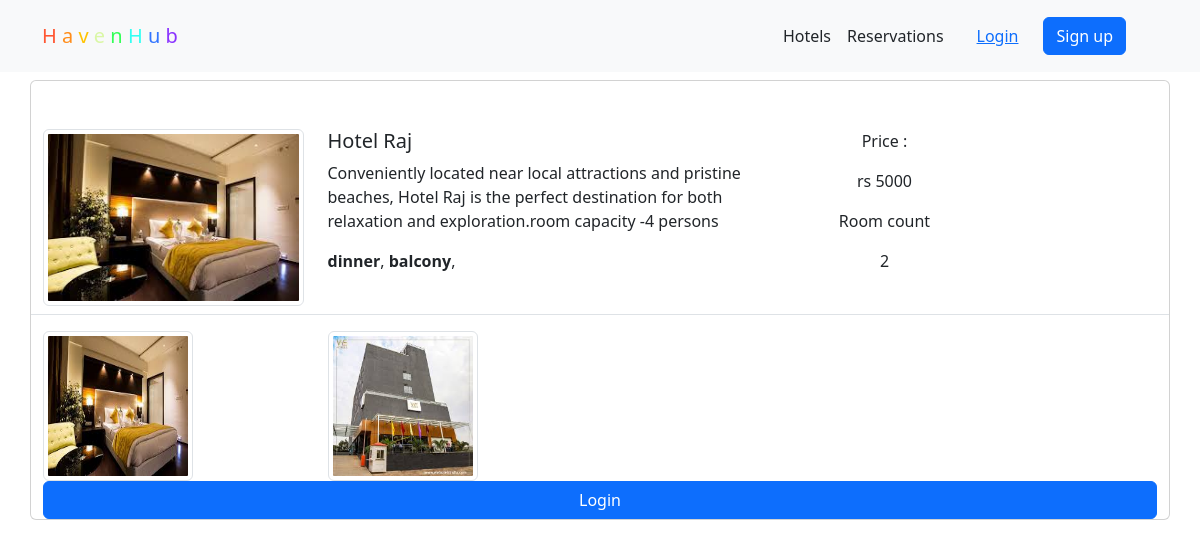
The page /hotel-detail/eab0a9415a7b4a6482ccd68a088f038c/ on the database its author committed.
### home/models.py (models this page shows, shortened)
class BaseModel(models.Model):
    uid=models.UUIDField(default=uuid.uuid4,editable=False,primary_key=True)
    created_at=models.DateField(auto_now_add=True)
    updated_at=models.DateField(auto_now_add=True)
    class Meta:
        abstract = True

class Hotel(BaseModel):
    hotel_name=models.CharField(max_length=100)
    hotel_price=models.IntegerField()
    description=models.TextField()
    place=models.TextField()
    amenities=models.ManyToManyField(Amenities)
    room_count=models.IntegerField(default=10)

class hotelimages(BaseModel):
    hotel=models.ForeignKey(Hotel,related_name="hotel_images",on_delete=models.CASCADE)
    images = models.ImageField(upload_to = "hotels")

class Amenities(BaseModel):
    amenity_name=models.CharField(max_length=100)

### home/views.py (the view, shortened to what this page needs)
# urls.py: path('hotel-detail/<uid>/', views.hotel_detail, name='hotel_detail'),
def hotel_detail(request, uid):
    hotel_obj = get_object_or_404(Hotel, uid=uid)
    return render(request, 'hotel_detail.html', {'hotel_obj': hotel_obj})

### templates/hotel_detail.html (shortened to what this page needs)
{% extends "layouts/struct.html" %}
{% block content %}
  <nav class="navbar navbar-expand-lg navbar-light bg-body-tertiary pt-3 pb-3 " >
    <div class="container">
      <a class="navbar-brand me-2" href="{% url 'index' %}">
        <span class="multicolor">
          <span style="color: #FF5733;">H</span>
          <span style="color: #FF8D1A;">a</span>
          <span style="color: #FFC300;">v</span>
          <span style="color: #DAF7A6;">e</span>
          <span style="color: #33FF57;">n</span>
          <span style="color: #33FFF3;">H</span>
          <span style="color: #3375FF;">u</span>
          <span style="color: #8A33FF;">b</span>
        </span>
      </a>
      <div class="d-flex align-items-center px-3">
        <a class="nav-link" href="{% url 'index' %}">Hotels</a>
          <a class="nav-link px-3" href="{% url 'reservation' %}">Reservations</a>
      <div class="d-flex align-items-center">
        {% if request.user.is_authenticated %}
          <span class="me-3 px-3">{{ request.user.username }}</span>
          <a data-mdb-ripple-init class="btn btn-dark px-3" href="{% url 'logout' %}" role="button">
            Logout
          </a>
        {% else %}
            <a href="{% url 'login' %}" class="btn btn-link px-3 me-2">Login</a>
            <a href="{% url 'register' %}" class="btn btn-primary me-3">Sign up</a>
        {% endif %}
      </div>
    </div>
  </div>
  </nav>
<div class="container mt-2 pt-5 card">
    <div class="row search-card-result">
        <div class="col-md-3 ">
            <img class="img-thumbnail" src="/media/{{ hotel_obj.hotel_images.first.images }}" alt="Card image cap">
        </div>
        <div class="col-md-5">
            <h5>{{ hotel_obj.hotel_name }}</h5>
            <p>
                {{ hotel_obj.description|truncatechars:950 }}
            </p>
            <p>
                {% for amenitie in hotel_obj.amenities.all %}
                <b>{{ amenitie.amenity_name }}</b>,
                {% endfor %}
            </p>
        </div>
        <div class="col-md-2 border-left text-center more-offers">
            <p>Price : </p>
            <p>rs {{ hotel_obj.hotel_price }}</p>
            <p>Room count</p>
            <p>{{ hotel_obj.room_count }}</p>
        </div>
        <div class="col-md-2 border-left text-center more-offers">
        </div>
    </div>
    <div class="row border-top mt-2">
        {% for image in hotel_obj.hotel_images.all %}
        <div class="col-md-3 mt-3 ">
            <img class="img-thumbnail" src="/media/{{ image.images }}" style="height: 150px; width:150px;">
        </div>
        {% endfor %}
    </div>
    {% if request.user.is_authenticated %}
    <div class="filter-card card mt-4">
        <h5>Book Hotel</h5>
        <form method="post">
            {% csrf_token %}
            {% include "messages.html" %}
            <div class="row form-group">
                <div class="col-md-6">
                    <label for="room_type">Room Type</label>
                    <select name="room_type" id="room_type" class="form-control" onchange="updateTotalPrice()">
                        <option value="AC">AC (+500)</option>
                        <option value="Non_Ac">Non AC</option>
                    </select>
                </div>
                <div class="col-md-6">
                    <label for="pno">Phone no</label>
                    <input type="text" name="pno" id="pno" class="form-control" required>
                    <small id="pno-error" class="text-danger" style="display:none;">Please enter a valid 10-digit phone number.</small>
                </div>
            </div>
            <div class="row form-group">
                <div class="col-md-4">
                    <label for="adults_count">Adults</label>
                    <input type="number" name="adults_count" id="adults_count" class="form-control" min="1" max="4" value="1">
                </div>
                <div class="col-md-4">
                    <label for="children_count">Children</label>
                    <input type="number" name="children_count" id="children_count" class="form-control" min="0" value="0">
                </div>
                <div class="col-md-4">
                    <label for="babies_count">Babies</label>
                    <input type="number" name="babies_count" id="babies_count" class="form-control" min="0" value="0">
                </div>
            </div>
            <div class="row form-group">
                <div class="col-md-6">
                    <label for="email">Email</label>
                    <input type="email" name="email" id="email" class="form-control" required>
                </div>
                <div class="col-md-6">
                    <label for="city">City</label>
                    <input type="text" name="city" id="city" class="form-control" required>
                </div>
            </div>
            <div class="row form-group">
                <div class="col-md-6">
                    <label for="checkin">Check-in</label>
                    <input type="date" name="checkin" id="checkin" class="form-control" required>
                </div>
                <div class="col-md-6">
                    <label for="checkout">Check-out</label>
                    <input type="date" name="checkout" id="checkout" class="form-control" required>
                </div>
            </div>
            <div class="row form-group">
                <div class="col-md-12">
                    <input type="submit" id="submit-btn" class="btn btn-primary btn-block" value="Book">
                </div>
            </div>
        </form>
    </div>
    <script>
        // Get today's date in YYYY-MM-DD format
        const today = new Date().toISOString().split('T')[0];
        // Set min attribute to disable past dates
        document.getElementById('checkin').setAttribute('min', today);
        document.getElementById('checkout').setAttribute('min', today);
        // Function to update the total price
        function updateTotalPrice() {
            const roomType = document.getElementById('room_type').value;
            let basePrice = {{ hotel_obj.hotel_price }};
            let extraCharge = roomType === "AC" ? 500 : 0;
            const totalPrice = basePrice + extraCharge;
            const submitButton = document.querySelector('input[type="submit"]');
            submitButton.value = `Book for ${totalPrice}`;
        }
        // Initial price update
        updateTotalPrice();
        document.getElementById("submit-btn").addEventListener("click", function(event) {
            // Get the phone number value
            const phoneNumber = document.getElementById("pno").value.trim();
            const errorElement = document.getElementById("pno-error");
            // Validate phone number (must be 10 digits and numeric)
            const phoneRegex = /^\d{10}$/;
            if (!phoneRegex.test(phoneNumber)) {
                // Show error message and prevent form submission
                errorElement.style.display = "block";
                event.preventDefault();
            } else {
                // Hide error message if valid
                errorElement.style.display = "none";
            }
        });
    </script>
    {% else %}
    <a href="{% url 'login' %}" class="btn btn-primary">Login</a>
    {% endif %}
</div>
{% endblock %}

### rows shown on the page
Hotel: hotel_images.first.images (picture), hotel_name "Hotel Raj", description "Conveniently located near local attractions and pristine beaches, Hotel Raj is the perfect destination for both relaxation and exploration.room capacity -4 persons", hotel_price "5000", room_count "2"
Amenities: amenity_name "dinner"
Amenities: amenity_name "balcony"
hotelimages: images (picture)
hotelimages: images (picture)
